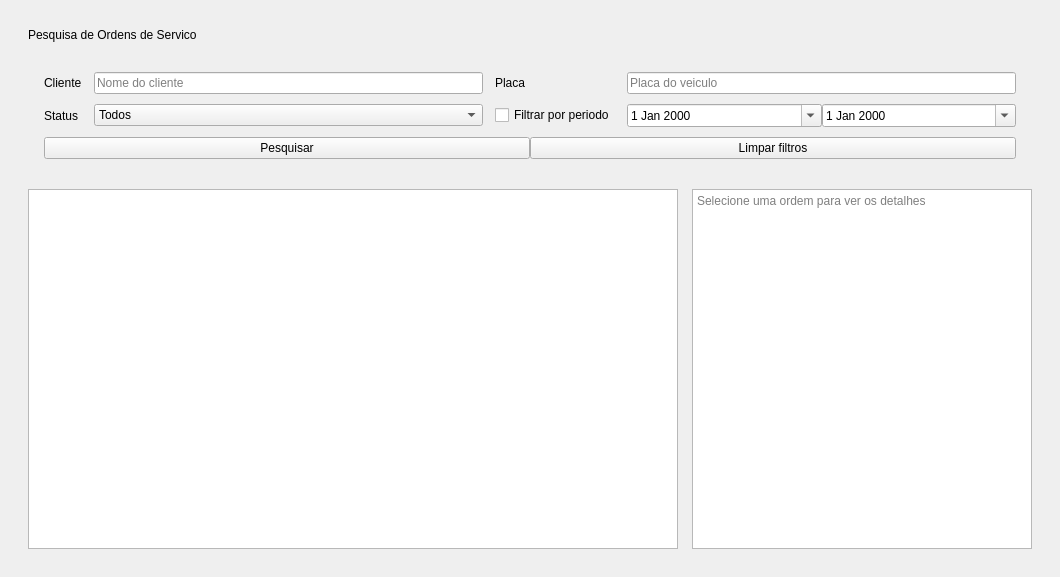
<?xml version="1.0" encoding="UTF-8"?>
<ui version="4.0">
 <class>ListarOrdensPage</class>
 <widget class="QWidget" name="ListarOrdensPage">
  <layout class="QVBoxLayout" name="rootLayout">
   <property name="leftMargin">
    <number>28</number>
   </property>
   <property name="topMargin">
    <number>28</number>
   </property>
   <property name="rightMargin">
    <number>28</number>
   </property>
   <property name="bottomMargin">
    <number>28</number>
   </property>
   <property name="spacing">
    <number>14</number>
   </property>
   <item>
    <widget class="QLabel" name="pageTitle">
     <property name="text">
      <string>Pesquisa de Ordens de Servico</string>
     </property>
    </widget>
   </item>
   <item>
    <widget class="QFrame" name="card">
     <layout class="QGridLayout" name="filterLayout">
      <property name="leftMargin">
       <number>16</number>
      </property>
      <property name="topMargin">
       <number>16</number>
      </property>
      <property name="rightMargin">
       <number>16</number>
      </property>
      <property name="bottomMargin">
       <number>16</number>
      </property>
      <property name="horizontalSpacing">
       <number>12</number>
      </property>
      <property name="verticalSpacing">
       <number>10</number>
      </property>
      <item row="0" column="0">
       <widget class="QLabel" name="labelCliente">
        <property name="text">
         <string>Cliente</string>
        </property>
       </widget>
      </item>
      <item row="0" column="1">
       <widget class="QLineEdit" name="txtFiltroCliente">
        <property name="placeholderText">
         <string>Nome do cliente</string>
        </property>
       </widget>
      </item>
      <item row="0" column="2">
       <widget class="QLabel" name="labelPlaca">
        <property name="text">
         <string>Placa</string>
        </property>
       </widget>
      </item>
      <item row="0" column="3">
       <widget class="QLineEdit" name="txtFiltroPlaca">
        <property name="placeholderText">
         <string>Placa do veiculo</string>
        </property>
       </widget>
      </item>
      <item row="1" column="0">
       <widget class="QLabel" name="labelStatus">
        <property name="text">
         <string>Status</string>
        </property>
       </widget>
      </item>
      <item row="1" column="1">
       <widget class="QComboBox" name="comboFiltroStatus">
        <item>
         <property name="text">
          <string>Todos</string>
         </property>
        </item>
        <item>
         <property name="text">
          <string>Aberta</string>
         </property>
        </item>
        <item>
         <property name="text">
          <string>Em andamento</string>
         </property>
        </item>
        <item>
         <property name="text">
          <string>Concluida</string>
         </property>
        </item>
        <item>
         <property name="text">
          <string>Cancelada</string>
         </property>
        </item>
       </widget>
      </item>
      <item row="1" column="2">
       <widget class="QCheckBox" name="chkFiltroPeriodo">
        <property name="text">
         <string>Filtrar por periodo</string>
        </property>
       </widget>
      </item>
      <item row="1" column="3">
       <layout class="QHBoxLayout" name="dateLayout">
        <item>
         <widget class="QDateEdit" name="dateFiltroInicio">
          <property name="calendarPopup">
           <bool>true</bool>
          </property>
         </widget>
        </item>
        <item>
         <widget class="QDateEdit" name="dateFiltroFim">
          <property name="calendarPopup">
           <bool>true</bool>
          </property>
         </widget>
        </item>
       </layout>
      </item>
      <item row="2" column="0" colspan="4">
       <layout class="QHBoxLayout" name="buttonLayout">
        <item>
         <widget class="QPushButton" name="btnPesquisarOrdens">
          <property name="text">
           <string>Pesquisar</string>
          </property>
         </widget>
        </item>
        <item>
         <widget class="QPushButton" name="btnLimparFiltros">
          <property name="text">
           <string>Limpar filtros</string>
          </property>
         </widget>
        </item>
       </layout>
      </item>
     </layout>
    </widget>
   </item>
   <item>
    <layout class="QHBoxLayout" name="resultsLayout">
     <item>
      <widget class="QTableWidget" name="tableListarOrdens">
       <property name="minimumSize">
        <size>
         <width>650</width>
         <height>360</height>
        </size>
       </property>
      </widget>
     </item>
     <item>
      <widget class="QTextEdit" name="txtDetalhesOrdem">
       <property name="readOnly">
        <bool>true</bool>
       </property>
       <property name="minimumSize">
        <size>
         <width>340</width>
         <height>360</height>
        </size>
       </property>
       <property name="placeholderText">
        <string>Selecione uma ordem para ver os detalhes</string>
       </property>
      </widget>
     </item>
    </layout>
   </item>
  </layout>
 </widget>
 <resources/>
 <connections/>
</ui>
